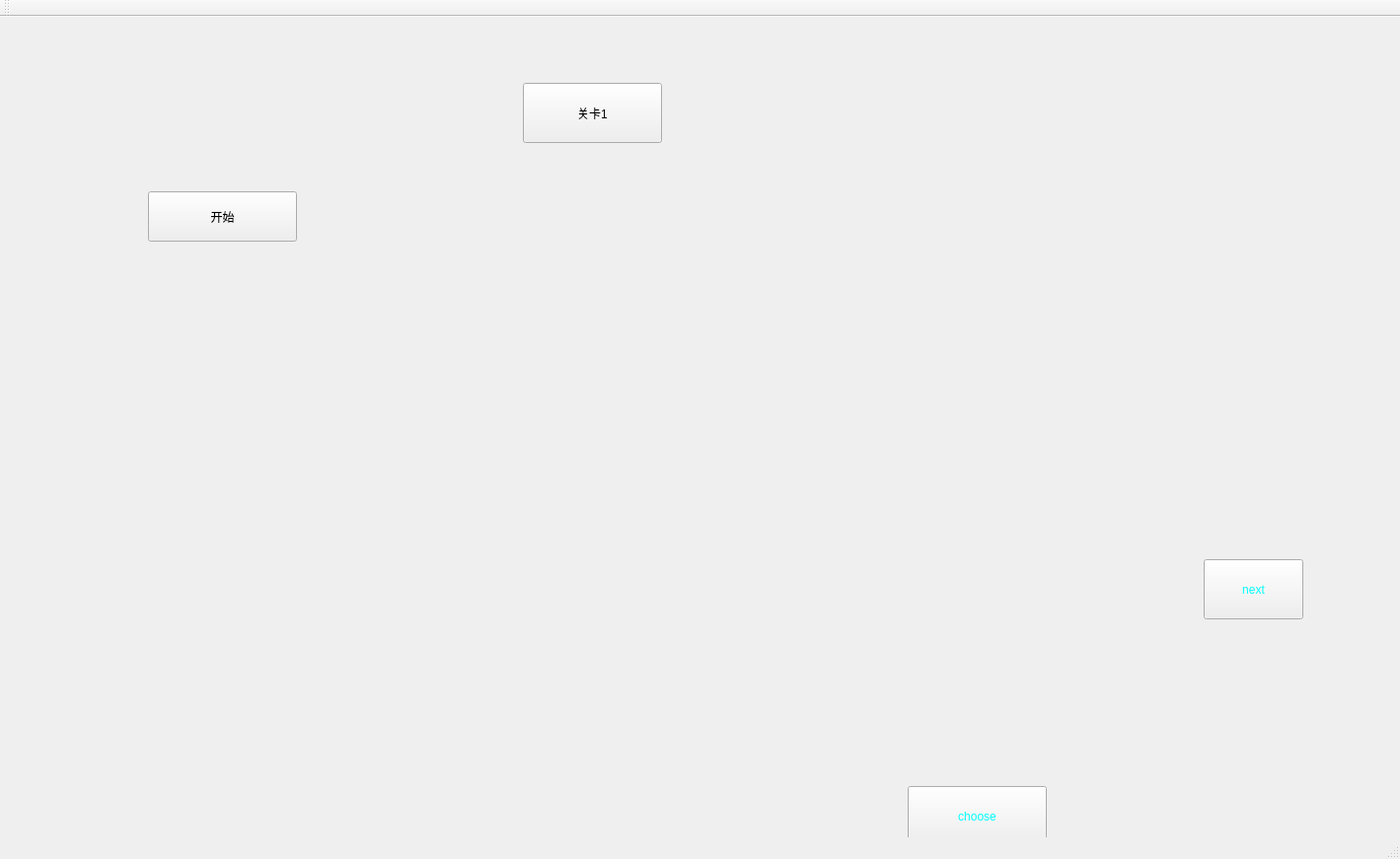
<?xml version="1.0" encoding="UTF-8"?>
<ui version="4.0">
 <class>MainWindow</class>
 <widget class="QMainWindow" name="MainWindow">
  <property name="geometry">
   <rect>
    <x>0</x>
    <y>0</y>
    <width>1419</width>
    <height>871</height>
   </rect>
  </property>
  <property name="windowTitle">
   <string>MainWindow</string>
  </property>
  <property name="styleSheet">
   <string notr="true">QMainWindow{
border-image: url(:/images/welcome_bg.jpg);
}
</string>
  </property>
  <widget class="QWidget" name="centralWidget">
   <widget class="QPushButton" name="pushButton">
    <property name="geometry">
     <rect>
      <x>1220</x>
      <y>550</y>
      <width>101</width>
      <height>61</height>
     </rect>
    </property>
    <property name="styleSheet">
     <string notr="true">color: rgb(0, 255, 255);
font: 20pt &quot;Agency FB&quot;;</string>
    </property>
    <property name="text">
     <string>next</string>
    </property>
   </widget>
   <widget class="QPushButton" name="pushButton_2">
    <property name="geometry">
     <rect>
      <x>920</x>
      <y>780</y>
      <width>141</width>
      <height>61</height>
     </rect>
    </property>
    <property name="styleSheet">
     <string notr="true">color: rgb(0, 255, 255);
font: 20pt &quot;Agency FB&quot;;</string>
    </property>
    <property name="text">
     <string>choose</string>
    </property>
   </widget>
   <widget class="QPushButton" name="pushButton_3">
    <property name="geometry">
     <rect>
      <x>530</x>
      <y>67</y>
      <width>141</width>
      <height>61</height>
     </rect>
    </property>
    <property name="text">
     <string>关卡1</string>
    </property>
   </widget>
   <widget class="QPushButton" name="pushButton_4">
    <property name="geometry">
     <rect>
      <x>150</x>
      <y>177</y>
      <width>151</width>
      <height>51</height>
     </rect>
    </property>
    <property name="text">
     <string>开始</string>
    </property>
   </widget>
  </widget>
  <widget class="QMenuBar" name="menuBar">
   <property name="geometry">
    <rect>
     <x>0</x>
     <y>0</y>
     <width>1419</width>
     <height>26</height>
    </rect>
   </property>
  </widget>
  <widget class="QToolBar" name="mainToolBar">
   <attribute name="toolBarArea">
    <enum>TopToolBarArea</enum>
   </attribute>
   <attribute name="toolBarBreak">
    <bool>false</bool>
   </attribute>
  </widget>
  <widget class="QStatusBar" name="statusBar"/>
 </widget>
 <layoutdefault spacing="6" margin="11"/>
 <resources/>
 <connections/>
</ui>
